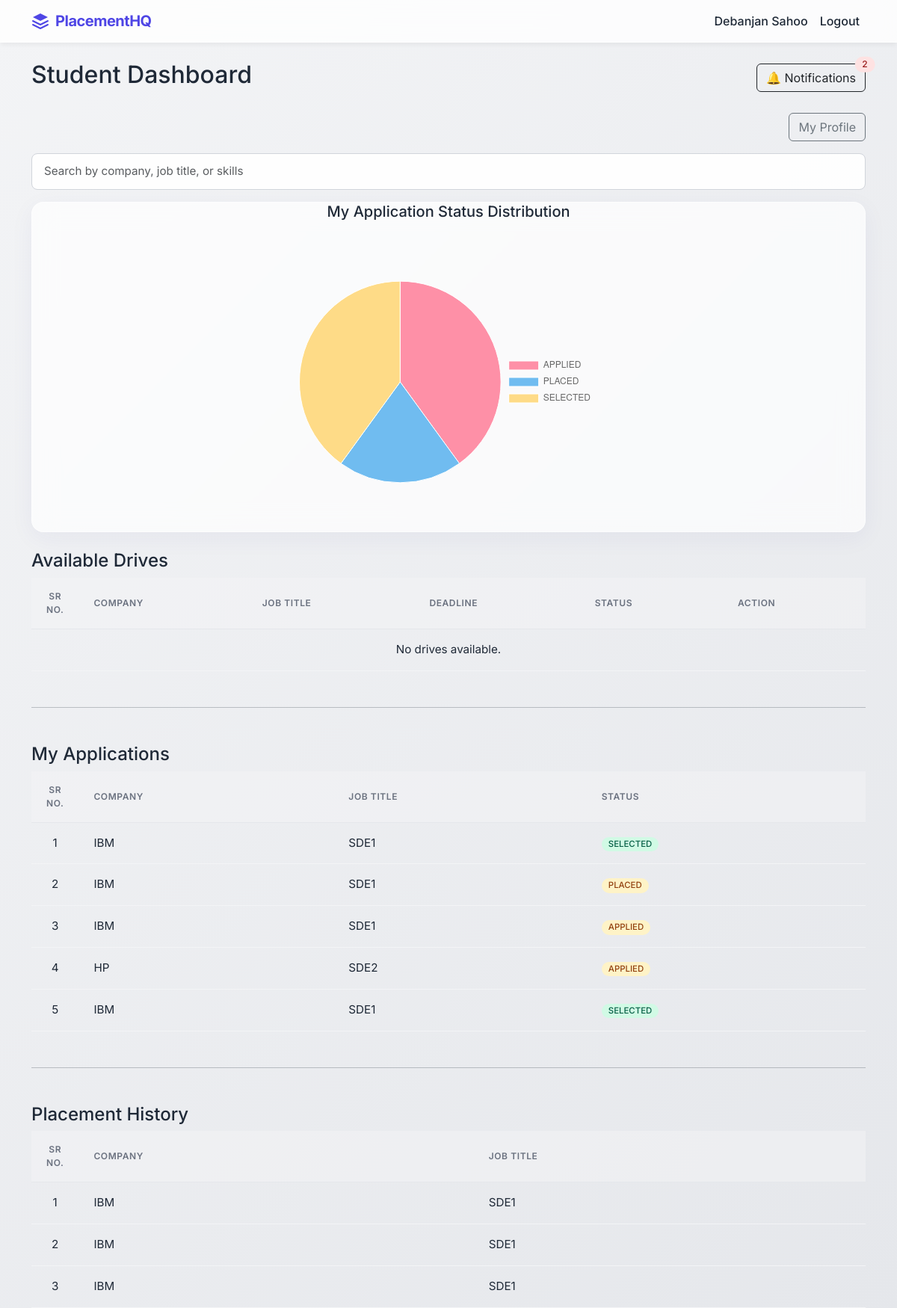
The page /student (signed in) on the database its author committed.
### backend/models.py (models this page shows, shortened)
class User(db.Model, UserMixin):
    __tablename__ = "user"
    id = db.Column(db.Integer, primary_key=True)
    full_name = db.Column(db.String(100), nullable=False)
    email = db.Column(db.String(120), unique=True, nullable=False)
    password = db.Column(db.String(200), nullable=False)
    role = db.Column(db.String(20), nullable=False)
    is_active = db.Column(db.Boolean, default=True)
    created_at = db.Column(db.DateTime, default=datetime.utcnow)
    company_profile = db.relationship(
        "CompanyProfile", backref="user", uselist=False, cascade="all, delete"
    )
    student_profile = db.relationship(
        "StudentProfile", backref="user", uselist=False, cascade="all, delete"
    )
    applications = db.relationship(
        "Application", backref="student", cascade="all, delete", lazy=True
    )

class Application(db.Model):
    __tablename__ = "application"
    id = db.Column(db.Integer, primary_key=True)
    application_date = db.Column(db.DateTime, default=datetime.utcnow)
    status = db.Column(
        db.String(20), default="APPLIED"
    )  # APPLIED / SHORTLISTED / SELECTED / REJECTED / PLACED
    student_id = db.Column(
        db.Integer, db.ForeignKey("user.id", ondelete="CASCADE"), nullable=False
    )
    drive_id = db.Column(
        db.Integer, db.ForeignKey("placement_drive.id", ondelete="CASCADE"), nullable=False
    )
    __table_args__ = (
        db.UniqueConstraint("student_id", "drive_id", name="unique_application"),
    )

class CompanyProfile(db.Model):
    __tablename__ = "company_profile"
    id = db.Column(db.Integer, primary_key=True)
    company_name = db.Column(db.String(150), nullable=False)
    hr_contact = db.Column(db.String(100), nullable=False)
    website = db.Column(db.String(150))
    approval_status = db.Column(
        db.String(20), default="PENDING"
    )  # PENDING / APPROVED / REJECTED
    is_blacklisted = db.Column(db.Boolean, default=False)
    blacklist_reason = db.Column(db.String(250), nullable=True, default=None)
    user_id = db.Column(
        db.Integer, db.ForeignKey("user.id", ondelete="CASCADE"), nullable=False
    )
    placement_drives = db.relationship(
        "PlacementDrive", backref="company", cascade="all, delete", lazy=True
    )

class PlacementDrive(db.Model):
    __tablename__ = "placement_drive"
    id = db.Column(db.Integer, primary_key=True)
    job_title = db.Column(db.String(150), nullable=False)
    job_description = db.Column(db.Text, nullable=False)
    eligibility_criteria = db.Column(db.Text)
    required_skills = db.Column(db.String(250))
    experience_required = db.Column(db.Integer)
    salary_range = db.Column(db.String(100))
    application_deadline = db.Column(db.Date, nullable=False)
    status = db.Column(
        db.String(20), default="PENDING"
    )  # PENDING / APPROVED / CLOSED
    created_at = db.Column(db.DateTime, default=datetime.utcnow)
    company_id = db.Column(
        db.Integer, db.ForeignKey("company_profile.id", ondelete="CASCADE"), nullable=False
    )
    applications = db.relationship(
        "Application", backref="placement_drive", cascade="all, delete", lazy=True
    )

### backend/controllers.py (the view)
@bp.route("/student")
@login_required
@role_required("STUDENT")
def student_dashboard():
    student_id = current_user.id
    if not student_id:
        return redirect(url_for("main.login"))
    today = datetime.utcnow().date()
    search = request.args.get("search", "").strip()
    from sqlalchemy.orm import joinedload
    drives_query = PlacementDrive.query.options(
        joinedload(PlacementDrive.company)
    ).join(CompanyProfile).filter(
        PlacementDrive.status != None,
        PlacementDrive.application_deadline >= today,
        CompanyProfile.approval_status == "APPROVED",
        CompanyProfile.is_blacklisted.is_(False)
    )
    if search:
        drives_query = drives_query.filter(
            (PlacementDrive.job_title.ilike(f"%{search}%")) |
            (PlacementDrive.required_skills.ilike(f"%{search}%")) |
            (CompanyProfile.company_name.ilike(f"%{search}%"))
        )
    drives = drives_query.order_by(
        PlacementDrive.application_deadline.asc()
    ).all()
    my_applications = Application.query.options(
        joinedload(Application.placement_drive).joinedload(PlacementDrive.company)
    ).filter_by(
        student_id=student_id
    ).all()
    placement_history = [
    app for app in my_applications if app.status in ["SELECTED", "PLACED"]
]
    notifications = Notification.query.filter_by(
        student_id=student_id
    ).order_by(
        Notification.created_at.desc()
    ).all()
    unread_count = Notification.query.filter_by(
        student_id=student_id,
        is_read=False
    ).count()
    return render_template(
        "student_dashboard.html",
        drives=drives,
        my_applications=my_applications,
        placement_history=placement_history,
        notifications=notifications,
        unread_count=unread_count
    )

### templates/student_dashboard.html (shortened to what this page needs)
{% extends "base.html" %}
{% block content %}
<div class="d-flex justify-content-between align-items-center mb-4">
    <h2>Student Dashboard</h2>
    <div>
        <button class="btn btn-outline-dark position-relative"
                data-bs-toggle="collapse"
                data-bs-target="#notificationBox">
            🔔 Notifications
            {% if unread_count and unread_count > 0 %}
                <span class="badge badge-soft-danger position-absolute top-0 start-100 translate-middle">
                    {{ unread_count }}
                </span>
            {% endif %}
        </button>
    </div>
</div>
<div class="mb-3 text-end">
    <a href="{{ url_for('main.student_profile') }}"
       class="btn btn-outline-secondary">
        My Profile
    </a>
</div>
<form method="GET" class="mb-3">
    <input type="text" id="driveSearch" name="search"
           class="form-control"
           placeholder="Search by company, job title, or skills"
           value="{{ request.args.get('search','') }}">
</form>
<div class="glass-card mb-4 animate-fade-in">
    <div class="card-body text-center">
        <h5 class="mb-3">My Application Status Distribution</h5>
        <div style="max-width: 400px; margin: 0 auto;">
            <canvas id="studentChart" width="200" height="200"></canvas>
        </div>
    </div>
</div>
<h4>Available Drives</h4>
<div class="table-responsive">
<table class="table-modern" id="driveTable">
    <thead >
        <tr>
            <th class="text-center" style="width: 60px;">Sr No.</th>
            <th>Company</th>
            <th>Job Title</th>
            <th>Deadline</th>
            <th>Status</th>
            <th>Action</th>
        </tr>
    </thead>
    <tbody>
        {% for drive in drives %}
        <tr>
            <td class="text-center">{{ loop.index }}</td>
            <td>{{ drive.company.company_name }}</td>
            <td>{{ drive.job_title }}</td>
            <td>{{ drive.application_deadline }}</td>
            {% set ns = namespace(has_applied=false) %}
            {% for app in my_applications %}
                {% if app.drive_id == drive.id %}
                    {% set ns.has_applied = true %}
                {% endif %}
            {% endfor %}
            {% if ns.has_applied %}
                <td><span class="badge bg-primary">Applied</span></td>
                <td><button class="btn btn-sm btn-secondary-premium" disabled>Applied</button></td>
            {% else %}
                <td>Not Applied</td>
                <td>
                    <a href="{{ url_for('main.apply_drive', drive_id=drive.id) }}"
                       class="btn btn-premium btn-sm">
                        Apply
                    </a>
                </td>
            {% endif %}
        </tr>
        {% else %}
        <tr>
            <td colspan="6" class="text-center">
                No drives available.
            </td>
        </tr>
        {% endfor %}
    </tbody>
</table>
</div>
<hr class="my-5">
<h4>My Applications</h4>
<div class="table-responsive">
<table class="table-modern">
    <thead >
        <tr>
            <th class="text-center" style="width: 60px;">Sr No.</th>
            <th>Company</th>
            <th>Job Title</th>
            <th>Status</th>
        </tr>
    </thead>
    <tbody>
        {% for app in my_applications %}
        <tr>
            <td class="text-center">{{ loop.index }}</td>
            <td>{{ app.placement_drive.company.company_name }}</td>
            <td>{{ app.placement_drive.job_title }}</td>
            <td>
                {% if app.status == "SELECTED" %}
                    <span class="badge badge-soft-success">{{ app.status }}</span>
                {% elif app.status == "REJECTED" %}
                    <span class="badge badge-soft-danger">{{ app.status }}</span>
                {% else %}
                    <span class="badge badge-soft-warning">{{ app.status }}</span>
                {% endif %}
            </td>
        </tr>
        {% else %}
        <tr>
            <td colspan="4" class="text-center">
                No applications yet.
            </td>
        </tr>
        {% endfor %}
    </tbody>
</table>
</div>
<hr class="my-5">
<h4>Placement History</h4>
<div class="table-responsive">
<table class="table-modern">
    <thead >
        <tr>
            <th class="text-center" style="width: 60px;">Sr No.</th>
            <th>Company</th>
            <th>Job Title</th>
        </tr>
    </thead>
    <tbody>
        {% for app in placement_history %}
        <tr>
            <td class="text-center">{{ loop.index }}</td>
            <td>{{ app.placement_drive.company.company_name }}</td>
            <td>{{ app.placement_drive.job_title }}</td>
        </tr>
        {% else %}
        <tr>
            <td colspan="3" class="text-center">
                No placement history yet.
            </td>
        </tr>
        {% endfor %}
    </tbody>
</table>
</div>
{% endblock %}
{% block scripts %}
<script>
document.addEventListener("DOMContentLoaded", function() {
    var searchEl = document.getElementById('driveSearch');
    if(searchEl) {
        searchEl.addEventListener('keyup', function(e) {
            var filter = e.target.value.toLowerCase();
            var table = document.getElementById('driveTable');
            var rows = table.getElementsByTagName('tbody')[0].getElementsByTagName('tr');
            for (var i = 0; i < rows.length; i++) {
                var company = rows[i].getElementsByTagName('td')[1];
                var jobTitle = rows[i].getElementsByTagName('td')[2];
                if (company || jobTitle) {
                    var text = (company ? company.textContent || company.innerText : '') + ' ' + (jobTitle ? jobTitle.textContent || jobTitle.innerText : '');
                    rows[i].style.display = text.toLowerCase().indexOf(filter) > -1 ? '' : 'none';
                }
            }
        });
    }
    fetch('/api/stats/student/{{ current_user.id }}')
        .then(response => response.json())
        .then(data => {
            if (data.labels.length === 0) return;
            var ctx = document.getElementById('studentChart').getContext('2d');
            new Chart(ctx, {
                type: 'pie',
                data: {
                    labels: data.labels,
                    datasets: [{
                        data: data.data,
                        backgroundColor: [
                            'rgba(255, 99, 132, 0.7)',
                            'rgba(54, 162, 235, 0.7)',
                            'rgba(255, 206, 86, 0.7)',
                            'rgba(75, 192, 192, 0.7)'
                        ],
                        borderWidth: 1
                    }]
                },
                options: {
                    responsive: true,
                    plugins: {
                        legend: { position: 'right' }
                    }
                }
            });
        });
});
</script>
{% endblock %}

### templates/base.html (shortened to what this page needs)
<!DOCTYPE html>
<html lang="en">
<head>
    <link
      href="https://cdn.jsdelivr.net/npm/bootstrap@5.3.2/dist/css/bootstrap.min.css"
      rel="stylesheet"
    >
    <link rel="stylesheet" href="{{ url_for('static', filename='css/styles.css') }}">
</head>
<body class="{% block body_class %}{% endblock %}">
<nav class="navbar navbar-expand-lg navbar-glass">
    <div class="container">
        <a class="navbar-brand d-flex align-items-center" href="/">
            <svg class="me-2" width="24" height="24" viewBox="0 0 24 24" fill="none" xmlns="http://www.w3.org/2000/svg">
                <path d="M12 2L2 7L12 12L22 7L12 2Z" fill="#4F46E5"/>
                <path d="M2 17L12 22L22 17M2 12L12 17L22 12" stroke="#4F46E5" stroke-width="2" stroke-linecap="round" stroke-linejoin="round"/>
            </svg>
            PlacementHQ
        </a>
        <div class="collapse navbar-collapse">
            <ul class="navbar-nav ms-auto">
                {% if current_user.is_authenticated %}
                    <li class="nav-item">
                        <span class="nav-link">
                            {{ current_user.full_name }}
                        </span>
                    </li>
                    <li class="nav-item">
                        <a class="nav-link" href="{{ url_for('main.logout') }}">Logout</a>
                    </li>
                {% else %}
                    <li class="nav-item">
                        <a class="nav-link" href="{{ url_for('main.login') }}">Login</a>
                    </li>
                {% endif %}
            </ul>
        </div>
    </div>
</nav>
<div class="container mt-4">
    {% block content %}{% endblock %}
</div>
{% block scripts %}{% endblock %}
</body>
</html>

### rows shown on the page
User: full_name "Debanjan Sahoo"
Application: placement_drive.company.company_name "IBM", placement_drive.job_title "SDE1", status "SELECTED"
Application: placement_drive.company.company_name "IBM", placement_drive.job_title "SDE1", status "PLACED"
Application: placement_drive.company.company_name "IBM", placement_drive.job_title "SDE1", status "APPLIED"
Application: placement_drive.company.company_name "HP", placement_drive.job_title "SDE2", status "APPLIED"
Application: placement_drive.company.company_name "IBM", placement_drive.job_title "SDE1", status "SELECTED"

### other values the page prints
{{ unread_count }} "2"
